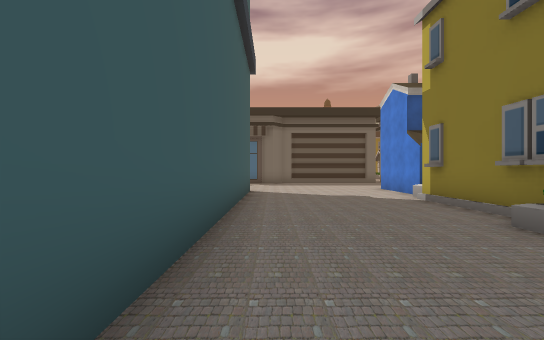
[1] (above)

24 first-person views from a walk through a 3-D level made in the Unity game engine. The camera is 1.4 m above the floor, looks level and sees 90° across. Doors are open. The floor is counted in squares, 2 m on a side. Each view is taken from the middle of a square. On the plan, view 1 faces up. The plan holds only what a view shows up to about 9 squares ahead; the rest is blank. The place goes on beyond the plan. The player is left out. Some surface patterns are stand-ins.

[2]
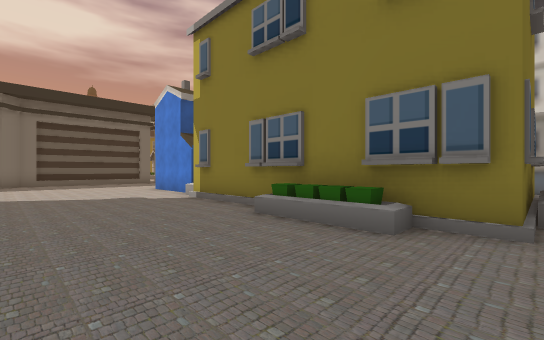

[3]
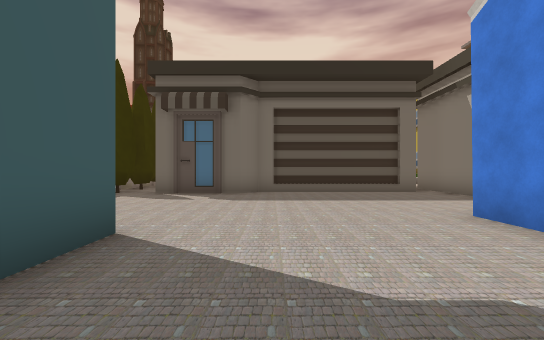

[4]
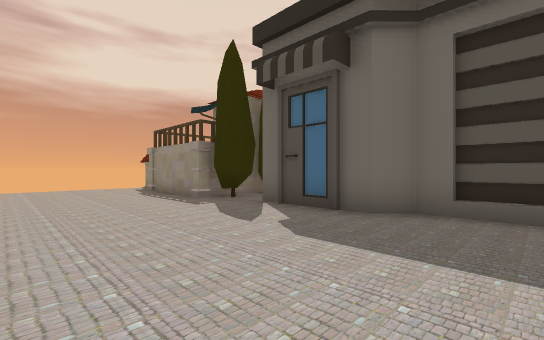

[5]
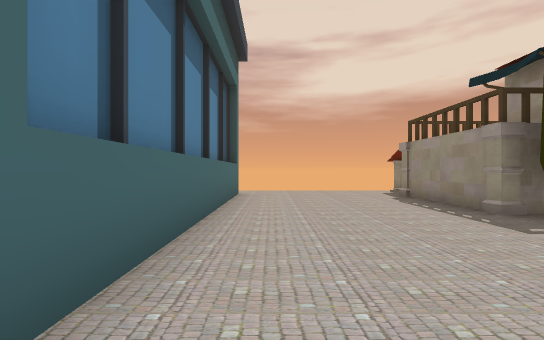

[6]
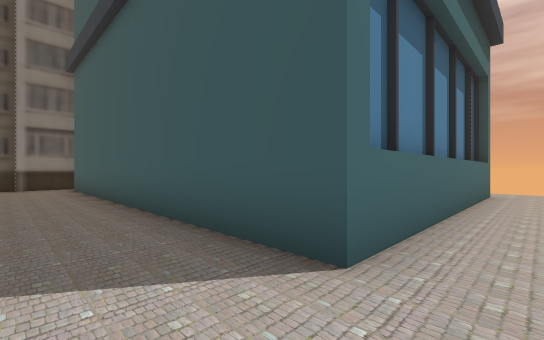

[7]
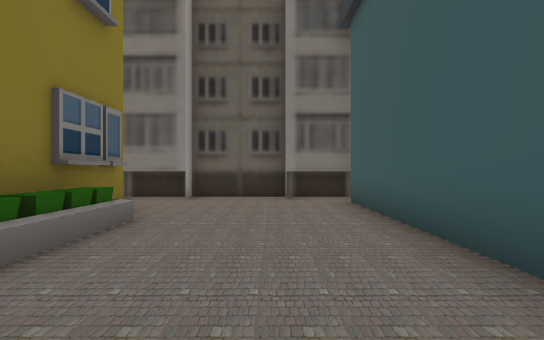

[8]
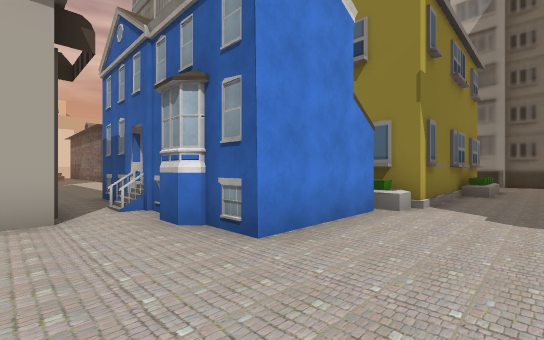

[9]
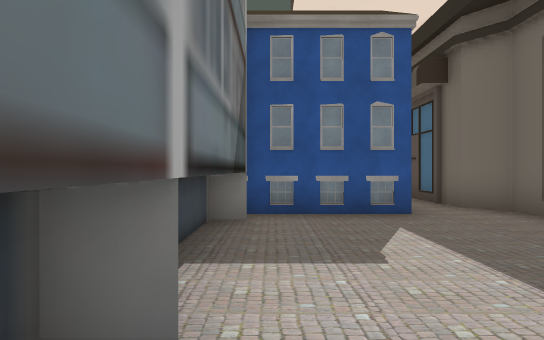

[10]
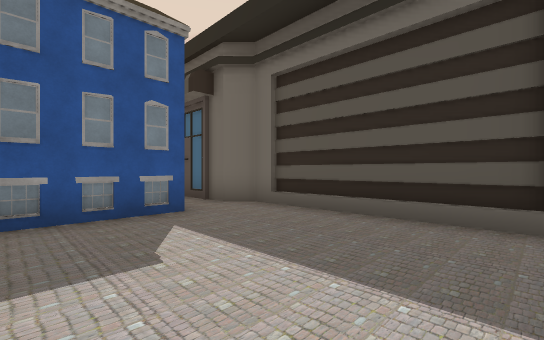

[11]
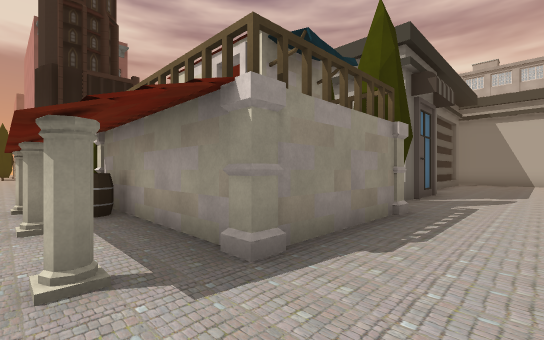

[12]
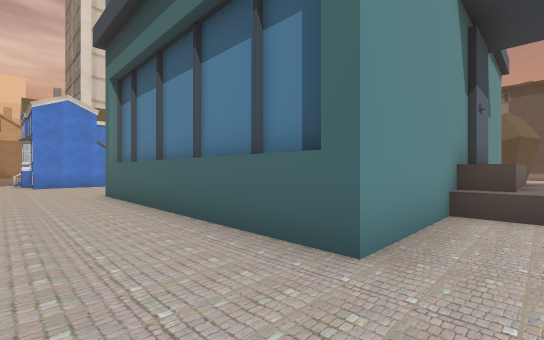

[13]
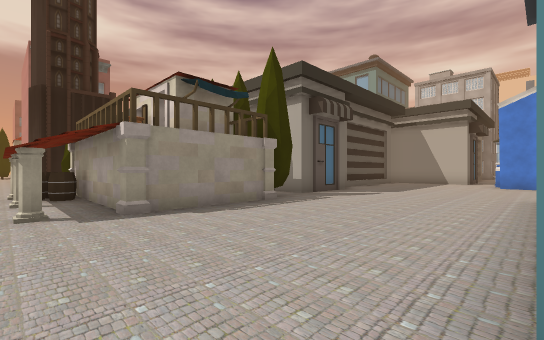

[14]
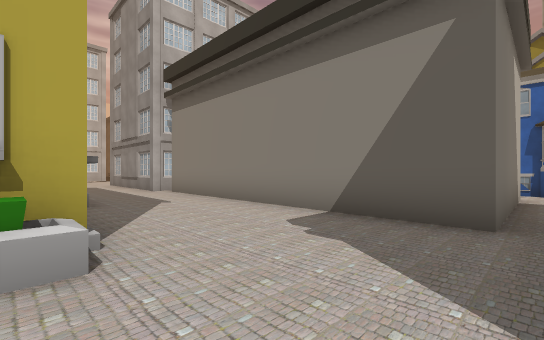

[15]
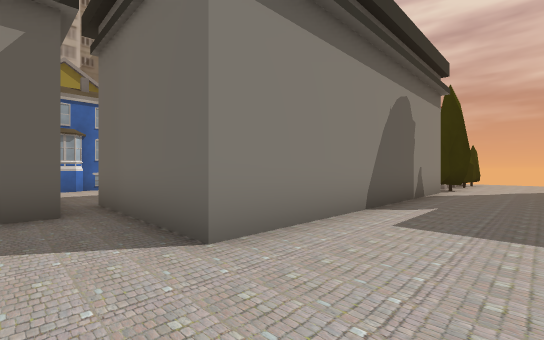

[16]
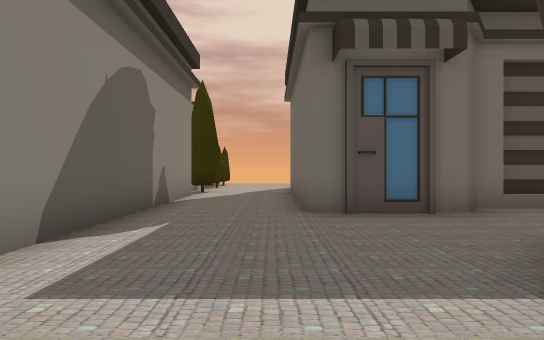

[17]
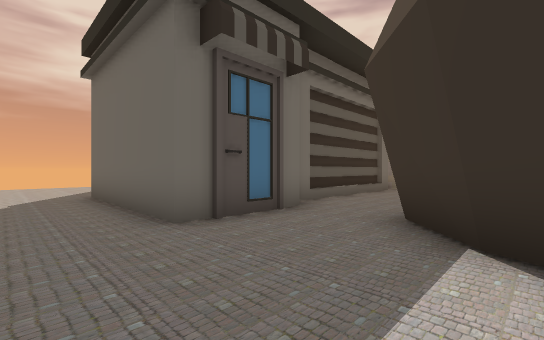

[18]
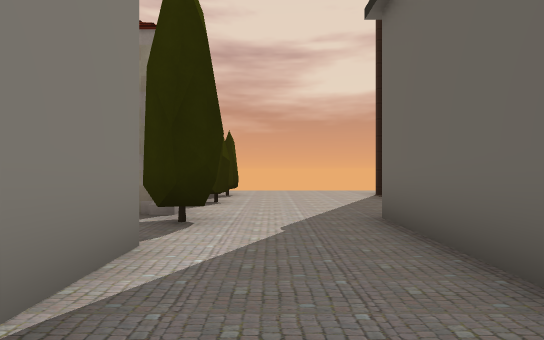

[19]
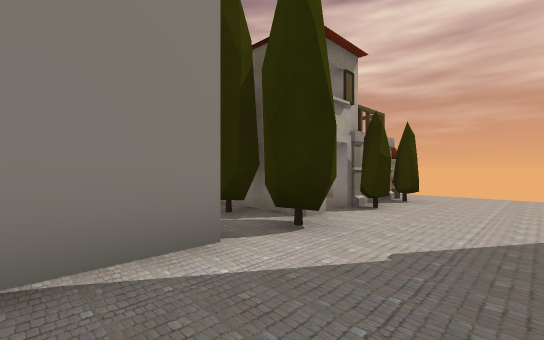

[20]
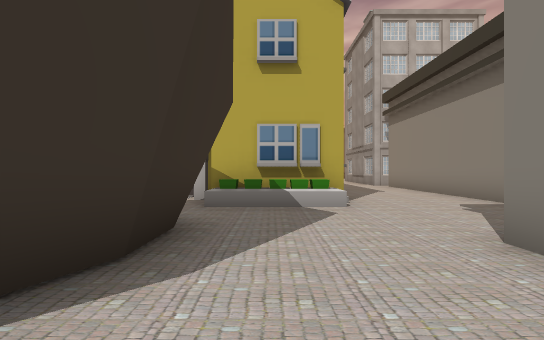

[21]
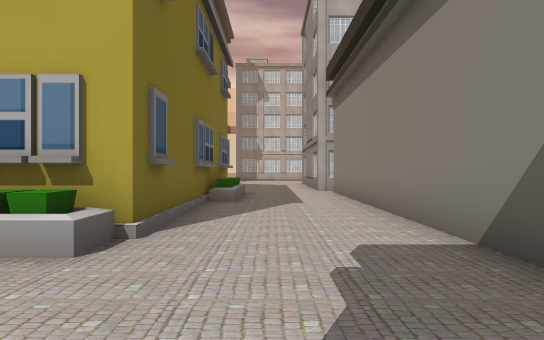

[22]
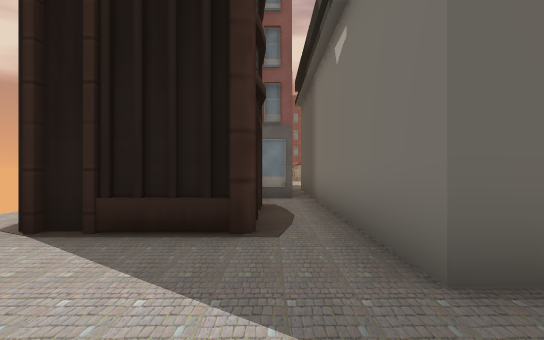

[23]
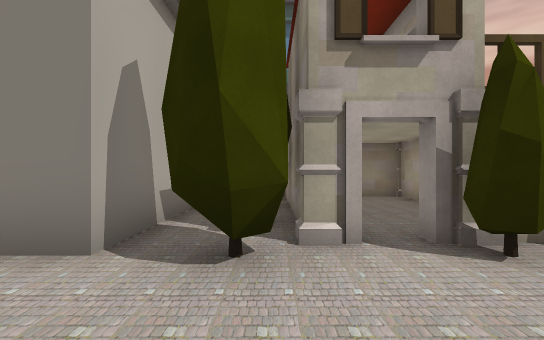

[24]
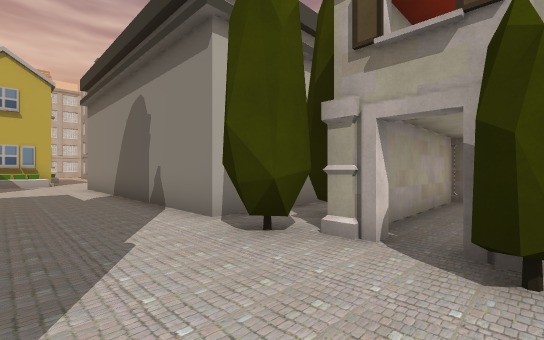

### Floor plan
Key: @ floor where view 1 was taken; # wall or solid block; . floor; D open door; ^ raised ledge; H house; B building; T tree; C column; W tower; A barrel; O other object.
Columns run from 9 left of view 1 to 14 right of it. Each row starts with its distance up from view 1.
 25     W#   #..
 24 .W  W#   #..#
 23 .WWWW#   #H.###  ..#
 22 .....#####....##.H##
 21 .................H#
 20 .................H####
 19 .OTT.TT########......HHH
 18 #OCCDCT#       .........
 17 #A#.#TT#       .........
 16 #.#D#TT#       .########
 15 ..#.#T.########.
 14 #.C##C.#H#......
 13 ................
 12 ................####HHH#
 11 ........................
 10 .............######.....
  9 .########....#     .....
  8 .#      #....#     .....
  7 .#      #....HBBB  #####
  6 ^#      #....#
  5 ^#      #....#
  4 ^       #....#
  3 ^       #...H#
  2 ^       #...H#
  1         #....#
  0         #@...#HHH#
 -1         #.....
 -2         #######

Where each view was taken, in squares from view 1:
view 1: 0 up, 0 right, facing up
view 2: 0 up, 0 right, facing up-right
view 3: 6 up, 1 right, facing up
view 4: 10 up, 2 right, facing up-left
view 5: 10 up, 0 right, facing left
view 6: 10 up, 1 right, facing down-left
view 7: 5 up, 1 right, facing down
view 8: 12 up, 2 right, facing down-right
view 9: 8 up, 14 right, facing left
view 10: 8 up, 14 right, facing up-left
view 11: 12 up, 9 left, facing up-right
view 12: 11 up, 9 left, facing down-right
view 13: 9 up, 9 left, facing up-right
view 14: 20 up, 6 right, facing down-right
view 15: 21 up, 7 right, facing down-left
view 16: 21 up, 5 right, facing left
view 17: 20 up, 4 right, facing up-left
view 18: 20 up, 0 right, facing left
view 19: 21 up, 1 left, facing down-left
view 20: 21 up, 3 right, facing right
view 21: 18 up, 6 right, facing right
view 22: 20 up, 5 left, facing up
view 23: 21 up, 4 left, facing down
view 24: 21 up, 6 left, facing down-right
